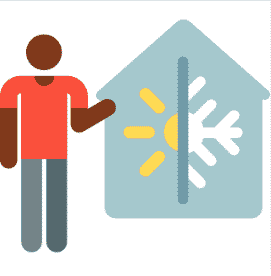
#> input picture index10.png, 271 x 276 px
$ python LAB_pixels.py
#> lines starting #> are read from the running program, lines starting #| are printed output that depends on the picture; after the words box and inside, x2 and y2 are one past the last pixel; in counts of white or black regions, pixels touching at a corner belong together
#########################################
#
# This code takes any png as input and separates each colour into seperal layers
# Each colour pixel is saved in a seperat file (as black pixels)The layers are named using their equivenal LAB value
#
# The RGB to LAB convertion uses code found here: https://web.archive.org/web/20120502065620/http://cookbooks.adobe.com/post_Useful_color_equations__RGB_to_LAB_converter-14227.html
#
# More info: John.wild@network.rca.ac.uk
#
#########################################

from PIL import Image

# - Function to convert to LAB

def rgb2lab ( inputColor ) :

    num = 0
    RGB = [0, 0, 0]

    for value in inputColor :
        value = float(value) / 255

        if value > 0.04045 :
            value = ( ( value + 0.055 ) / 1.055 ) ** 2.4
        else :
            value = value / 12.92

        RGB[num] = value * 100
        num = num + 1

    XYZ = [0, 0, 0,]

    X = RGB [0] * 0.4124 + RGB [1] * 0.3576 + RGB [2] * 0.1805
    Y = RGB [0] * 0.2126 + RGB [1] * 0.7152 + RGB [2] * 0.0722
    Z = RGB [0] * 0.0193 + RGB [1] * 0.1192 + RGB [2] * 0.9505
    XYZ[ 0 ] = round( X, 4 )
    XYZ[ 1 ] = round( Y, 4 )
    XYZ[ 2 ] = round( Z, 4 )

    XYZ[ 0 ] = float( XYZ[ 0 ] ) / 95.047         # ref_X =  95.047   Observer= 2°, Illuminant= D65
    XYZ[ 1 ] = float( XYZ[ 1 ] ) / 100.0          # ref_Y = 100.000
    XYZ[ 2 ] = float( XYZ[ 2 ] ) / 108.883        # ref_Z = 108.883

    num = 0
    for value in XYZ :

        if value > 0.008856 :
            value = value ** ( 0.3333333333333333 )
        else :
            value = ( 7.787 * value ) + ( 16 / 116 )

        XYZ[num] = value
        num = num + 1

    Lab = [0, 0, 0]

    L = ( 116 * XYZ[ 1 ] ) - 16
    a = 500 * ( XYZ[ 0 ] - XYZ[ 1 ] )
    b = 200 * ( XYZ[ 1 ] - XYZ[ 2 ] )

    Lab [ 0 ] = round( L, 4 )
    Lab [ 1 ] = round( a, 4 )
    Lab [ 2 ] = round( b, 4 )

    return Lab


#+++++++++++++++ MAIN PROGRAM ++++++++++++++++++++++++++++++

original_img = Image.open("index10.png")
#> original_img is the input picture: PIL image 271x276 RGB; mean R, G, B 212.9, 210.3, 207.2

# Check image mode and convert to RGB
mode = original_img.mode
#> mode = 'RGB'
if (mode != "RGB"):
    img = original_img.convert("RGB")
else:
    img = original_img

# Get image height and width
width = img.size[0]
#> width = 271
height = img.size[1]
#> height = 276

# Get all pixels from the image and store them in a list
pixel_list = []
pixel_list.append(img.getpixel((0,0)))
pixel_present = False
for i in range(0,width):# process all pixels
    for j in range(0,height):
        pixal = img.getpixel((i,j)) # get pixel colour

        #Check if the colour is already in the list
        pixel_list_len = len(pixel_list)
        pixel_present = False
        for x in range(pixel_list_len):
            if pixal == pixel_list[x]:
                pixel_present = True
        #If pixel not present add it to the list
        if pixel_present == False:
                pixel_list.append(pixal)
#> after the loop, pixel_list = [(221, 228, 231), (255, 255, 255), (211, 189, 149), (250, 80, 60), (128, 57, 27), (116, 132, 136), (113, 155, 168), (165, 200, 205), (85, 105, 110), (254, 218, 84)]

# Create a seperat layer for each colour
layer_count = 0
for rgb_val in pixel_list:
    lab = rgb2lab(rgb_val) #Convert RGB value to lab and make it the layer name
    layer_name = str(lab[0]) + "|" + str(lab[1]) + "|" + str(lab[2]) + ".png"
    layer_count +=1
    layer = Image.new(mode="RGB", size=(width, height))
    # process all pixels in the image setting curent rgb to black and all rest to white
    for i in range(0,width):
        for j in range(0,height):
            data = img.getpixel((i,j))
            if (data[0]==rgb_val[0] and data[1]==rgb_val[1] and data[2]==rgb_val[2]):
                layer.putpixel((i,j),(0, 0, 0))
            else:
                layer.putpixel((i,j),(255, 255, 255))

    layer.save(layer_name) # Save the layer using its LAB value as its name
    print (layer_name)
#> this loop made 10 passes
#> (rgb_val, X in rgb2lab, Y in rgb2lab, Z in rgb2lab, L in rgb2lab, a in rgb2lab, b in rgb2lab, layer_name) on passes 1, 3, 4, 5, 6, 7, 8: ((221, 228, 231), 71.99, 76.63, 86.6, 90.15, -1.78, -2.28, '90.1504|-1.7808|-2.2838.png'), ((211, 189, 149), 50.49, 52.41, 35.89, 77.53, 1.8, 23.1, '77.5277|1.7951|23.0996.png'), ((250, 80, 60), 43.11, 26.39, 7.1, 58.4, 63.46, 47.8, '58.4031|63.4565|47.7956.png'), ((128, 57, 27), 10.56, 7.59, 1.95, 33.12, 28.65, 32.4, '33.1239|28.6508|32.4048.png'), ((116, 132, 136), 19.9, 21.99, 26.49, 54.02, -4.92, -4.13, '54.0197|-4.9218|-4.1291.png'), ((113, 155, 168), 25.6, 29.78, 41.44, 61.46, -11, -11.38, '61.4645|-10.9996|-11.3845.png'), ((165, 200, 205), 47.19, 53.72, 65.64, 78.3, -10.52, -6.37, '78.2957|-10.5248|-6.3731.png')
#> (rgb_val, X in rgb2lab, Y in rgb2lab, Z in rgb2lab, L in rgb2lab, a in rgb2lab, b in rgb2lab, lab) on pass 2: ((255, 255, 255), 95.05, 100, 108.9, 100, 0.00526, -0.0104, [100, 0.0053, -0.0104])
#| 90.1504|-1.7808|-2.2838.png
#| 100.0|0.0053|-0.0104.png
#| 77.5277|1.7951|23.0996.png
#| 58.4031|63.4565|47.7956.png
#| 33.1239|28.6508|32.4048.png
#| 54.0197|-4.9218|-4.1291.png
#| 61.4645|-10.9996|-11.3845.png
#| 78.2957|-10.5248|-6.3731.png
#> (further printed lines are left out)
#> pass 1, `layer.save(layer_name)`:
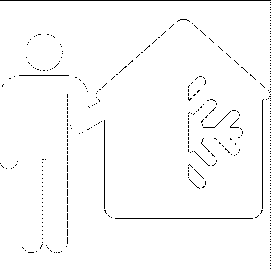
#> saved as 90.1504|-1.7808|-2.2838.png: PIL image 271x276 RGB; 98.1% white; black in thin lines or dots
#> pass 2, `layer.save(layer_name)`:
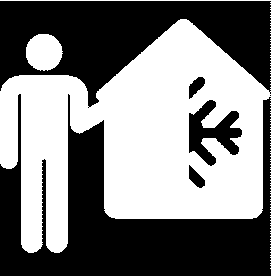
#> saved as 100.0|0.0053|-0.0104.png: PIL image 271x276 RGB; 49.6% white; 102 white regions (99 under 20 px), largest, box (x1, y1, x2, y2) and area: (0, 19, 271, 253) 35623, (26, 34, 63, 71) 1070, (0, 0, 271, 1) 271
#> after the loop:
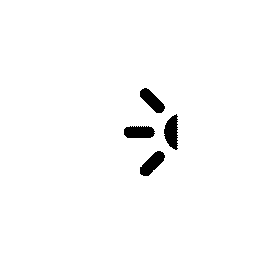
#> layer: PIL image 271x276 RGB; 98.2% white; 4 black regions, box (x1, y1, x2, y2) and area: (164, 114, 178, 150) 353, (140, 151, 165, 176) 336, (124, 126, 155, 138) 326, (140, 88, 165, 113) 320
#> after the loop, layer_count = 10

pixel_list_len = len(pixel_list)
#> pixel_list_len = 10
print("Process complete")
print(pixel_list_len, " - files created")
#| 10  - files created
